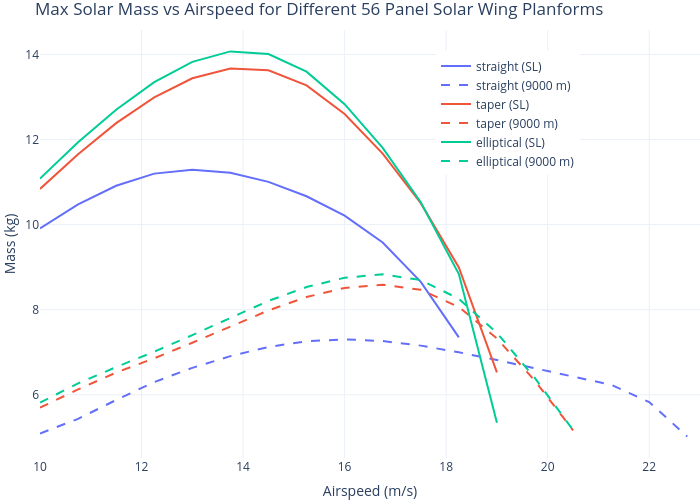

This figure's notebook cell:
### Code cell
import plotly.graph_objects as go
import plotly.express as px

masses = np.linspace(5, 25, 100)

fig = go.Figure()

for i, (k, wing) in enumerate(wings.items()):
    for condition in conditions.keys():
        wr = planform_results[condition][k]
        masses = wr.get_mass(airspeeds, wing.solar_power)
        fig.add_trace(
            go.Scatter(
                y=masses.mass,
                x=masses.airspeed,
                mode="lines",
                line=dict(
                    color=px.colors.qualitative.Plotly[i],
                    dash="solid" if condition == "sl" else "dash",
                ),
                name=k + (" (SL)" if condition == "sl" else " (9000 m)"),
            )
        )


fig.update_layout(
    template="plotly_white",
    title="Max Solar Mass vs Airspeed for Different 56 Panel Solar Wing Planforms",
    xaxis=dict(title="Airspeed (m/s)", range=[10, 23]),
    yaxis=dict(title="Mass (kg)"),
    width=700,
    height=500,
    margin=dict(l=0, r=0, t=30, b=0),
    legend=dict(y=0.95, x=0.6),
)

### Figure 1 — Plotly figure (JSON) as saved in the notebook; plotly's stock layout.template omitted (floating-point values rounded to 4 significant figures)
{"data": [{"line": {"color": "#636EFA", "dash": "solid"}, "mode": "lines", "name": "straight (SL)", "type": "scatter", "x": [10.0, 10.75, 11.5, 12.25, 13.0, 13.75, 14.5, 15.25, 16.0, 16.75, 17.5, 18.25, 19.0, 19.75, 20.5, 21.25, 22.0, 22.75, 23.5, 24.25, 25.0], "y": [9.91, 10.48, 10.91, 11.2, 11.29, 11.22, 11.01, 10.67, 10.21, 9.581, 8.653, 7.348, NaN, NaN, NaN, NaN, NaN, NaN, NaN, NaN, NaN]}, {"line": {"color": "#636EFA", "dash": "dash"}, "mode": "lines", "name": "straight (9000 m)", "type": "scatter", "x": [10.0, 10.75, 11.5, 12.25, 13.0, 13.75, 14.5, 15.25, 16.0, 16.75, 17.5, 18.25, 19.0, 19.75, 20.5, 21.25, 22.0, 22.75, 23.5, 24.25, 25.0], "y": [5.09, 5.434, 5.877, 6.299, 6.632, 6.908, 7.125, 7.259, 7.303, 7.264, 7.155, 6.999, 6.817, 6.623, 6.428, 6.234, 5.827, 5.017, NaN, NaN, NaN]}, {"line": {"color": "#EF553B", "dash": "solid"}, "mode": "lines", "name": "taper (SL)", "type": "scatter", "x": [10.0, 10.75, 11.5, 12.25, 13.0, 13.75, 14.5, 15.25, 16.0, 16.75, 17.5, 18.25, 19.0, 19.75, 20.5, 21.25, 22.0, 22.75, 23.5, 24.25, 25.0], "y": [10.84, 11.66, 12.39, 12.99, 13.44, 13.67, 13.63, 13.27, 12.6, 11.67, 10.51, 8.996, 6.527, NaN, NaN, NaN, NaN, NaN, NaN, NaN, NaN]}, {"line": {"color": "#EF553B", "dash": "dash"}, "mode": "lines", "name": "taper (9000 m)", "type": "scatter", "x": [10.0, 10.75, 11.5, 12.25, 13.0, 13.75, 14.5, 15.25, 16.0, 16.75, 17.5, 18.25, 19.0, 19.75, 20.5, 21.25, 22.0, 22.75, 23.5, 24.25, 25.0], "y": [5.696, 6.126, 6.522, 6.858, 7.224, 7.61, 7.983, 8.298, 8.512, 8.589, 8.469, 8.064, 7.325, 6.326, 5.165, NaN, NaN, NaN, NaN, NaN, NaN]}, {"line": {"color": "#00CC96", "dash": "solid"}, "mode": "lines", "name": "elliptical (SL)", "type": "scatter", "x": [10.0, 10.75, 11.5, 12.25, 13.0, 13.75, 14.5, 15.25, 16.0, 16.75, 17.5, 18.25, 19.0, 19.75, 20.5, 21.25, 22.0, 22.75, 23.5, 24.25, 25.0], "y": [11.08, 11.94, 12.7, 13.35, 13.83, 14.07, 14.01, 13.6, 12.83, 11.81, 10.53, 8.838, 5.344, NaN, NaN, NaN, NaN, NaN, NaN, NaN, NaN]}, {"line": {"color": "#00CC96", "dash": "dash"}, "mode": "lines", "name": "elliptical (9000 m)", "type": "scatter", "x": [10.0, 10.75, 11.5, 12.25, 13.0, 13.75, 14.5, 15.25, 16.0, 16.75, 17.5, 18.25, 19.0, 19.75, 20.5, 21.25, 22.0, 22.75, 23.5, 24.25, 25.0], "y": [5.817, 6.267, 6.652, 7.014, 7.403, 7.806, 8.207, 8.532, 8.752, 8.832, 8.697, 8.257, 7.455, 6.39, 5.168, NaN, NaN, NaN, NaN, NaN, NaN]}], "layout": {"height": 500, "legend": {"x": 0.6, "y": 0.95}, "margin": {"b": 0, "l": 0, "r": 0, "t": 30}, "title": {"text": "Max Solar Mass vs Airspeed for Different 56 Panel Solar Wing Planforms"}, "width": 700, "xaxis": {"range": [10, 23], "title": {"text": "Airspeed (m/s)"}}, "yaxis": {"title": {"text": "Mass (kg)"}}}}
